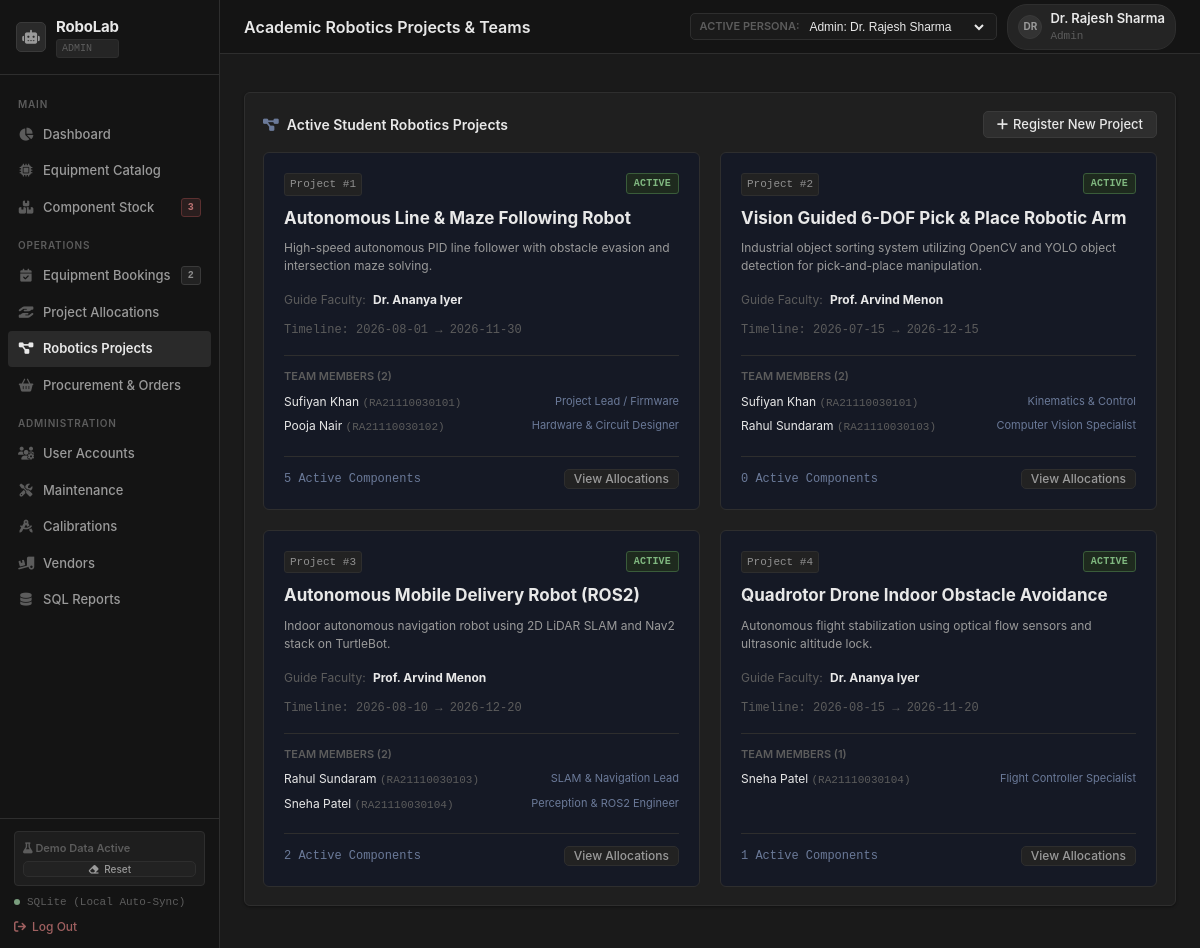
Before: /projects with the older database file.
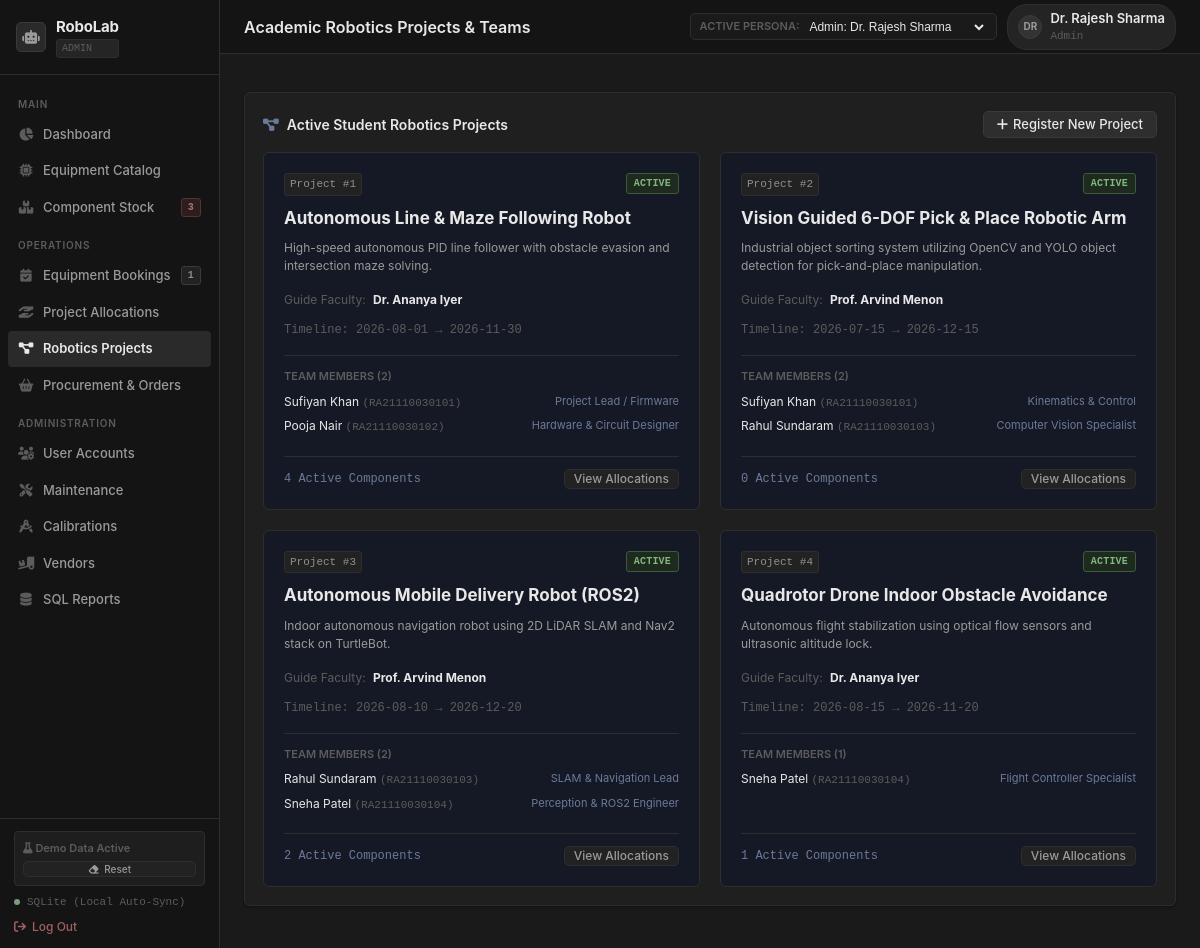
After: the same page with the newer database file.
### tables this page shows
CREATE TABLE PROJECTS (
    project_id INTEGER PRIMARY KEY AUTOINCREMENT,
    project_name TEXT NOT NULL,
    guide_faculty_id INTEGER,
    start_date TEXT NOT NULL,
    end_date TEXT,
    status TEXT CHECK(status IN ('Active', 'Completed', 'On Hold')) DEFAULT 'Active',
    description TEXT,
    created_at DATETIME DEFAULT CURRENT_TIMESTAMP,
    FOREIGN KEY (guide_faculty_id) REFERENCES USERS(user_id)
);

### app.py (the view)
@app.route('/projects')
@login_required
def projects_list():
    projects = query_db("""
        SELECT p.*, u.full_name AS guide_name,
               COUNT(DISTINCT pm.user_id) AS member_count,
               COUNT(DISTINCT ea.allocation_id) AS items_allocated
        FROM PROJECTS p
        LEFT JOIN USERS u ON p.guide_faculty_id = u.user_id
        LEFT JOIN PROJECT_MEMBERS pm ON p.project_id = pm.project_id
        LEFT JOIN EQUIPMENT_ALLOCATION ea ON p.project_id = ea.project_id AND ea.status = 'Issued'
        GROUP BY p.project_id
        ORDER BY p.project_id ASC
    """)
    members_map = {}
    for p in projects:
        members_map[p['project_id']] = query_db("""
            SELECT pm.role_in_project, u.full_name, u.roll_number, u.email
            FROM PROJECT_MEMBERS pm
            JOIN USERS u ON pm.user_id = u.user_id
            WHERE pm.project_id = %s
        """, [p['project_id']])
    faculty = query_db("SELECT user_id, full_name FROM USERS WHERE role_id IN (1, 3) ORDER BY full_name ASC")
    return render_template('projects.html', projects=projects, members_map=members_map, faculty=faculty)

### app.py (called while the page is built)
def get_current_user():
    user_id = session.get('user_id')
    if not user_id:
        return None
    user = query_db("""
        SELECT u.*, r.role_name
        FROM USERS u
        JOIN ROLES r ON u.role_id = r.role_id
        WHERE u.user_id = %s
    """, [user_id], one=True)
    return user

def login_required(f):
    @wraps(f)
    def decorated_function(*args, **kwargs):
        if 'user_id' not in session:
            first_user = query_db("SELECT u.user_id, r.role_name, u.full_name FROM USERS u JOIN ROLES r ON u.role_id = r.role_id ORDER BY u.user_id ASC LIMIT 1", one=True)
            if first_user:
                session['user_id'] = first_user['user_id']
                session['role_name'] = first_user['role_name']
                session['full_name'] = first_user['full_name']
            else:
                session['user_id'] = 1
                session['role_name'] = 'Admin'
        return f(*args, **kwargs)
    return decorated_function

### db.py (called while the page is built)
def is_using_sqlite():
    global _USING_SQLITE
    return _USING_SQLITE

### templates/projects.html (shortened to what this page needs)
{% extends "layout.html" %}
{% block page_title %}Academic Robotics Projects &amp; Teams{% endblock %}
{% block content %}
<div class="card-section">
    <div class="section-header">
        <div class="section-title">
            <i class="fa-solid fa-diagram-project" style="color: var(--accent-cyan);"></i>
            <span>Active Student Robotics Projects</span>
        </div>
        <button class="btn btn-primary" onclick="openModal('createProjectModal')">
            <i class="fa-solid fa-plus"></i>
            <span>Register New Project</span>
        </button>
    </div>
    <div style="display: grid; grid-template-columns: repeat(auto-fill, minmax(380px, 1fr)); gap: 20px;">
        {% for p in projects %}
        <div style="background: rgba(15, 23, 42, 0.6); border: 1px solid var(--border-subtle); border-radius: var(--radius-lg); padding: 20px; display: flex; flex-direction: column; justify-content: space-between; transition: var(--transition);" onmouseover="this.style.borderColor='var(--border-active)'" onmouseout="this.style.borderColor='var(--border-subtle)'">
            <div>
                <div style="display: flex; justify-content: space-between; align-items: flex-start; margin-bottom: 10px;">
                    <span class="code-pill">Project #{{ p.project_id }}</span>
                    <span class="badge badge-{{ p.status.lower() }}">{{ p.status }}</span>
                </div>
                <h3 style="font-family: var(--font-heading); font-size: 17px; font-weight: 700; margin-bottom: 8px;">
                    {{ p.project_name }}
                </h3>
                <p style="font-size: 12px; color: var(--text-secondary); margin-bottom: 16px; min-height: 36px;">
                    {{ p.description }}
                </p>
                <div style="font-size: 12px; margin-bottom: 12px;">
                    <span style="color: var(--text-muted);">Guide Faculty:</span>
                    <strong style="color: var(--text-primary); margin-left: 4px;">{{ p.guide_name or 'Not Assigned' }}</strong>
                </div>
                <div style="font-size: 12px; font-family: var(--font-mono); color: var(--text-muted); margin-bottom: 16px;">
                    Timeline: {{ p.start_date }} &rarr; {{ p.end_date or 'Ongoing' }}
                </div>
                <div style="border-top: 1px solid var(--border-subtle); padding-top: 12px; margin-top: 12px;">
                    <div style="font-size: 11px; text-transform: uppercase; font-weight: 600; color: var(--text-muted); margin-bottom: 8px;">
                        Team Members ({{ members_map[p.project_id]|length }})
                    </div>
                    <div style="display: flex; flex-direction: column; gap: 6px;">
                        {% for m in members_map[p.project_id] %}
                        <div style="display: flex; justify-content: space-between; font-size: 12px;">
                            <span>{{ m.full_name }} <span style="font-family: var(--font-mono); color: var(--text-muted); font-size: 11px;">({{ m.roll_number }})</span></span>
                            <span style="color: var(--accent-cyan); font-size: 11px;">{{ m.role_in_project }}</span>
                        </div>
                        {% endfor %}
                    </div>
                </div>
            </div>
            <div style="margin-top: 20px; display: flex; justify-content: space-between; align-items: center; border-top: 1px solid var(--border-subtle); padding-top: 12px;">
                <span style="font-size: 12px; color: var(--accent-indigo); font-family: var(--font-mono);">
                    {{ p.items_allocated }} Active Components
                </span>
                <a href="{{ url_for('allocations_list') }}" class="btn btn-secondary btn-sm">View Allocations</a>
            </div>
        </div>
        {% endfor %}
    </div>
</div>
{% endblock %}

### templates/layout.html (shortened to what the changed rows need)
<!DOCTYPE html>
<html lang="en">
<head>
    <link rel="stylesheet" href="{{ url_for('static', filename='css/fontawesome.min.css') }}">
    <link rel="stylesheet" href="{{ url_for('static', filename='css/style.css') }}">
</head>
<body>
    <div class="app-container">
        <aside class="sidebar">
            <ul class="nav-menu">
                <li class="nav-item">
                    <a href="{{ url_for('bookings_list') }}" class="nav-link {% if request.endpoint == 'bookings_list' %}active{% endif %}">
                        <i class="fa-solid fa-calendar-check"></i>
                        <span>{% if current_user and current_user.role_name in ['Student', 'Faculty'] %}My Slot Bookings{% else %}Equipment Bookings{% endif %}</span>
                        {% if pending_bookings_count > 0 and (not current_user or current_user.role_name in ['Admin', 'Lab Technician']) %}
                            <span class="badge badge-pending" style="margin-left: auto; padding: 1px 6px; font-size: 10px;">{{ pending_bookings_count }}</span>
                        {% endif %}
                    </a>
                </li>
            </ul>
        </aside>
        <div class="main-wrapper">
            <header class="topbar">
                <div class="page-title-group">
                    <h1>{% block page_title %}Robotics Laboratory Management System{% endblock %}</h1>
                </div>
            </header>
            <main class="content-body">
                {% block content %}{% endblock %}
            </main>
        </div>
    </div>
</body>
</html>

Changed rows visible on the page:
changed PROJECTS "Autonomous Line & Maze Following Robot": items_allocated "5" → "4"
Other visible differences:
{{ pending_bookings_count }}: "2" → "1"
